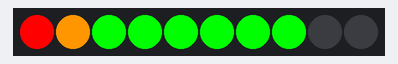
Simulated run of this sketch. Board: Arduino Uno, built with avr-gcc and run on an emulated ATmega328P. Parts: 10 RGB LEDs in strip order, left to right.

Above: at 0.01 s.
At 0.63 s:
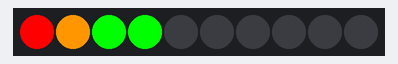
At 1.14 s:
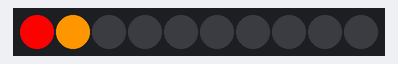

Measured:
- by itself, everything shown: repeats every 0.83 s, in 16 steps

The sketch:

V3_Wave.ino
```cpp
/*
Grove LED Bar - Wave Example
...
Ported for MSP-EXP430F5529, TM4C123 (Tiva C) by Cameron P. LaFollette
*/

#include <Grove_LED_Bar.h>

// Arduino Clock pin, Data pin, Orientation
// Grove_LED_Bar bar(9, 8, 0); // Clock pin, Data pin, Orientation

// LaunchPad Clock pin, Data pin, Orientation
Grove_LED_Bar bar(35, 36, 0);  // Clock pin, Data pin, Orientation

void setup()
{
  // nothing to initialize
  bar.begin();
}

// Frames of continuous waves
unsigned char state[] =
{
  0b11111111,
  0b01111111,
  0b00111111,
  0b00011111,
  0b00001111,
  0b00000111,
  0b00000011,
  0b00000001,
  0b00000000,
  0b00000001,
  0b00000011,
  0b00000111,
  0b00001111,
  0b00011111,
  0b00111111,
  0b01111111,
  0b11111111,
  0b01111111,
  0b00111111,
  0b00011111,
  0b00001111,
  0b00000111,
  0b00000011,
  0b00000001,
  0b00000000
};

void loop()
{
  for (byte i = 0; i < (sizeof(state)-9); i++) {
    bar.setBits((unsigned int)state[i]);
    delay(50);
  };
}
```
